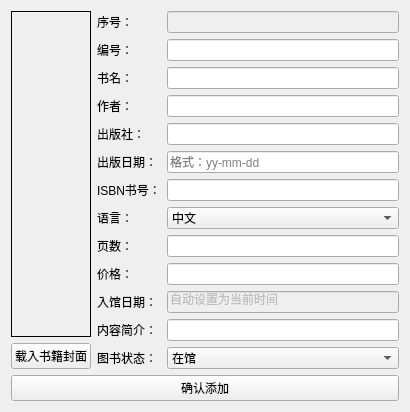
<?xml version="1.0" encoding="UTF-8"?>
<ui version="4.0">
 <class>b_insert_Form</class>
 <widget class="QWidget" name="b_insert_Form">
  <property name="geometry">
   <rect>
    <x>0</x>
    <y>0</y>
    <width>410</width>
    <height>389</height>
   </rect>
  </property>
  <property name="windowTitle">
   <string>添加图书</string>
  </property>
  <layout class="QGridLayout" name="gridLayout">
   <item row="0" column="0">
    <layout class="QVBoxLayout" name="verticalLayout_5">
     <item>
      <layout class="QHBoxLayout" name="horizontalLayout_2">
       <item>
        <layout class="QVBoxLayout" name="verticalLayout_4">
         <item>
          <widget class="QLabel" name="label_18">
           <property name="frameShape">
            <enum>QFrame::Box</enum>
           </property>
           <property name="text">
            <string/>
           </property>
           <property name="pixmap">
            <pixmap resource="../img_rcc.qrc">:/Icon/book.png</pixmap>
           </property>
           <property name="alignment">
            <set>Qt::AlignCenter</set>
           </property>
          </widget>
         </item>
         <item>
          <widget class="QPushButton" name="load_photo_btn">
           <property name="enabled">
            <bool>true</bool>
           </property>
           <property name="autoFillBackground">
            <bool>false</bool>
           </property>
           <property name="text">
            <string>载入书籍封面</string>
           </property>
           <property name="autoRepeat">
            <bool>false</bool>
           </property>
          </widget>
         </item>
        </layout>
       </item>
       <item>
        <layout class="QVBoxLayout" name="verticalLayout_3">
         <item>
          <layout class="QHBoxLayout" name="horizontalLayout">
           <item>
            <layout class="QVBoxLayout" name="verticalLayout">
             <item>
              <widget class="QLabel" name="label_6">
               <property name="text">
                <string>序号：</string>
               </property>
              </widget>
             </item>
             <item>
              <widget class="QLabel" name="label_7">
               <property name="text">
                <string>编号：</string>
               </property>
              </widget>
             </item>
             <item>
              <widget class="QLabel" name="label_8">
               <property name="text">
                <string>书名：</string>
               </property>
              </widget>
             </item>
             <item>
              <widget class="QLabel" name="label_11">
               <property name="text">
                <string>作者：</string>
               </property>
              </widget>
             </item>
             <item>
              <widget class="QLabel" name="label_9">
               <property name="text">
                <string>出版社：</string>
               </property>
              </widget>
             </item>
             <item>
              <widget class="QLabel" name="label_10">
               <property name="text">
                <string>出版日期：</string>
               </property>
              </widget>
             </item>
             <item>
              <widget class="QLabel" name="label_12">
               <property name="text">
                <string>ISBN书号：</string>
               </property>
              </widget>
             </item>
             <item>
              <widget class="QLabel" name="label_13">
               <property name="text">
                <string>语言：</string>
               </property>
              </widget>
             </item>
             <item>
              <widget class="QLabel" name="label_14">
               <property name="text">
                <string>页数：</string>
               </property>
              </widget>
             </item>
             <item>
              <widget class="QLabel" name="label_15">
               <property name="text">
                <string>价格：</string>
               </property>
              </widget>
             </item>
             <item>
              <widget class="QLabel" name="label_17">
               <property name="text">
                <string>入馆日期：</string>
               </property>
              </widget>
             </item>
             <item>
              <widget class="QLabel" name="label_16">
               <property name="text">
                <string>内容简介：</string>
               </property>
              </widget>
             </item>
             <item>
              <widget class="QLabel" name="label_19">
               <property name="text">
                <string>图书状态：</string>
               </property>
              </widget>
             </item>
            </layout>
           </item>
           <item>
            <layout class="QVBoxLayout" name="verticalLayout_2">
             <item>
              <widget class="QLineEdit" name="id_le">
               <property name="enabled">
                <bool>false</bool>
               </property>
              </widget>
             </item>
             <item>
              <widget class="QLineEdit" name="code_le"/>
             </item>
             <item>
              <widget class="QLineEdit" name="name_le"/>
             </item>
             <item>
              <widget class="QLineEdit" name="author_le"/>
             </item>
             <item>
              <widget class="QLineEdit" name="press_le"/>
             </item>
             <item>
              <widget class="QLineEdit" name="datepress_le">
               <property name="placeholderText">
                <string>格式：yy-mm-dd</string>
               </property>
              </widget>
             </item>
             <item>
              <widget class="QLineEdit" name="ISBN_le"/>
             </item>
             <item>
              <widget class="QComboBox" name="language_cb">
               <item>
                <property name="text">
                 <string>中文</string>
                </property>
               </item>
               <item>
                <property name="text">
                 <string>英文</string>
                </property>
               </item>
               <item>
                <property name="text">
                 <string>日文</string>
                </property>
               </item>
               <item>
                <property name="text">
                 <string>俄文</string>
                </property>
               </item>
               <item>
                <property name="text">
                 <string>德文</string>
                </property>
               </item>
               <item>
                <property name="text">
                 <string>法文</string>
                </property>
               </item>
              </widget>
             </item>
             <item>
              <widget class="QLineEdit" name="pages_le"/>
             </item>
             <item>
              <widget class="QLineEdit" name="price_le"/>
             </item>
             <item>
              <widget class="QLineEdit" name="dateln_le">
               <property name="enabled">
                <bool>false</bool>
               </property>
               <property name="text">
                <string>自动设置为当前时间</string>
               </property>
               <property name="echoMode">
                <enum>QLineEdit::Normal</enum>
               </property>
              </widget>
             </item>
             <item>
              <widget class="QLineEdit" name="brief_le"/>
             </item>
             <item>
              <widget class="QComboBox" name="status_cb">
               <item>
                <property name="text">
                 <string>在馆</string>
                </property>
               </item>
               <item>
                <property name="text">
                 <string>借出</string>
                </property>
               </item>
               <item>
                <property name="text">
                 <string>遗失</string>
                </property>
               </item>
               <item>
                <property name="text">
                 <string>变卖</string>
                </property>
               </item>
               <item>
                <property name="text">
                 <string>销毁</string>
                </property>
               </item>
              </widget>
             </item>
            </layout>
           </item>
          </layout>
         </item>
        </layout>
       </item>
      </layout>
     </item>
     <item>
      <widget class="QPushButton" name="insert_btn">
       <property name="enabled">
        <bool>true</bool>
       </property>
       <property name="autoFillBackground">
        <bool>false</bool>
       </property>
       <property name="text">
        <string>确认添加</string>
       </property>
       <property name="autoRepeat">
        <bool>false</bool>
       </property>
      </widget>
     </item>
    </layout>
   </item>
  </layout>
 </widget>
 <resources>
  <include location="../img_rcc.qrc"/>
 </resources>
 <connections/>
</ui>
